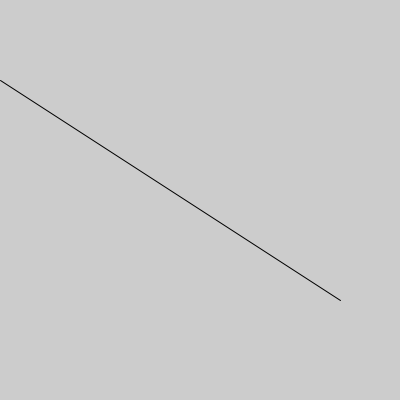
Frame 1 (no input)
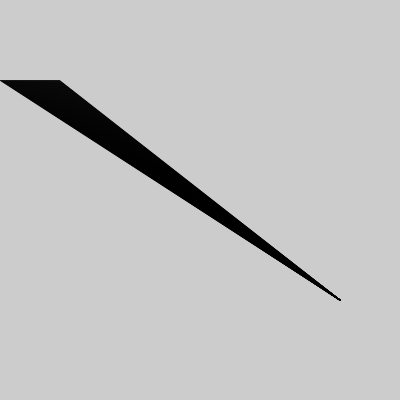
Frame 60 (the mouse pressed at the canvas centre just before this capture)
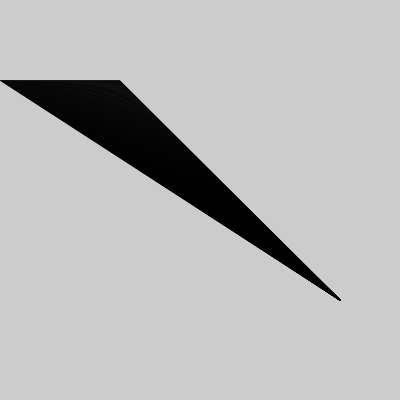
Frame 120 (the mouse held since frame 60 and released just before this capture)

The Processing sketch that drew these frames (run headless with seeded random() and noise(); from frame 60 on, the mouse is pressed at the canvas centre):

// Processing sketch: scratch
// ── scratch.pde
int x = 0;

void setup() {
  size(400, 400);
}

void draw() {
  line(x, 80, 340, 300);
  x += 1;
}
